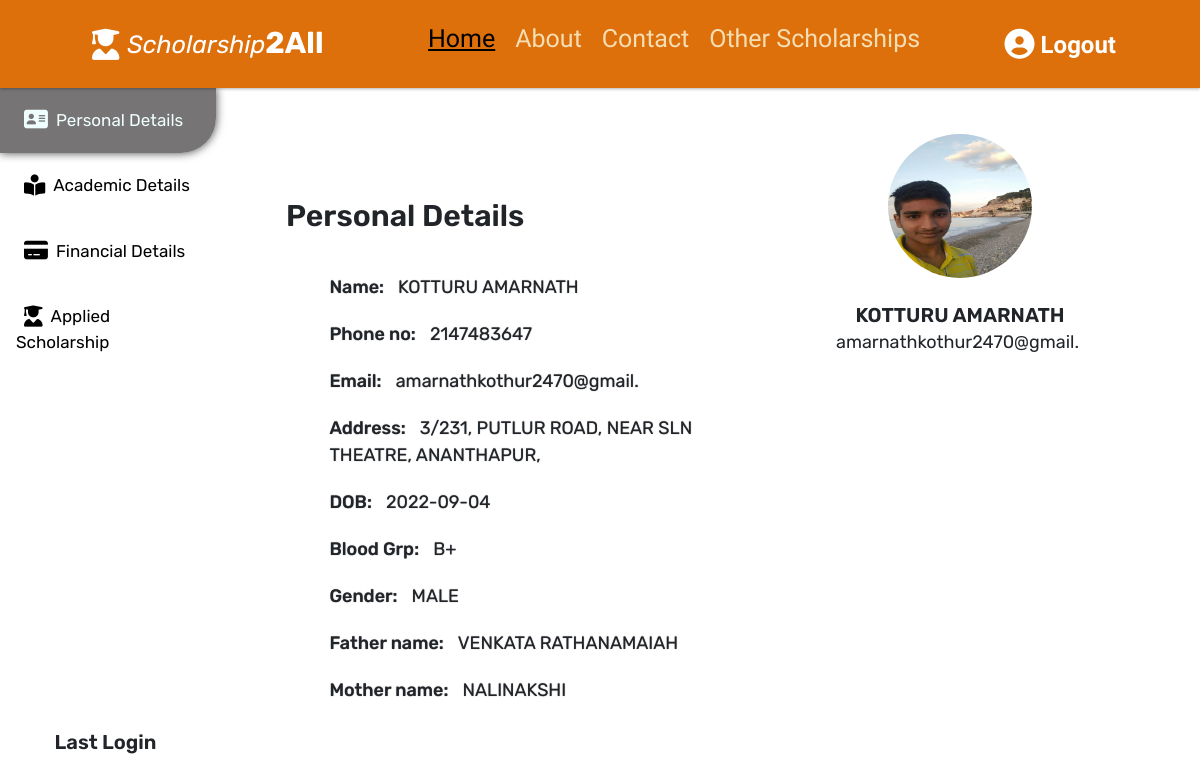
The page /welcome.php (signed in) on the database as committed earlier.
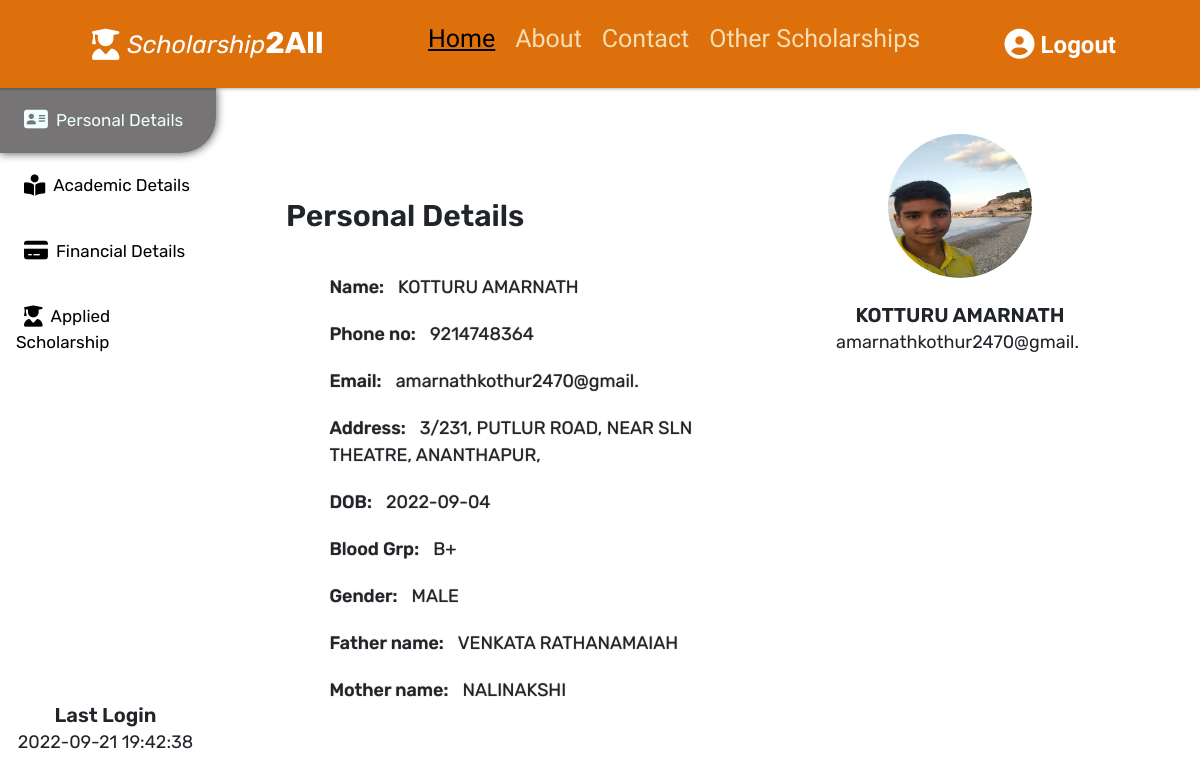
The same page on the database as committed later.
### tables this page shows
CREATE TABLE `personal` (
  `username` varchar(30) NOT NULL,
  `FirstName` varchar(25) NOT NULL,
  `LastName` varchar(25) NOT NULL,
  `DOB` date NOT NULL,
  `Bgrp` varchar(5) NOT NULL,
  `email` varchar(25) NOT NULL,
  `phone` bigint(11) NOT NULL,
  `gender` varchar(10) NOT NULL,
  `FatherName` varchar(25) NOT NULL,
  `FatherOccupation` varchar(25) NOT NULL,
  `MotherName` varchar(25) NOT NULL,
  `MotherOccupation` varchar(25) NOT NULL,
  `fadd` varchar(50) NOT NULL,
  `School` varchar(25) NOT NULL,
  `marks1` int(11) NOT NULL,
  `College` varchar(25) NOT NULL,
  `marks2` int(11) NOT NULL,
  `bank` varchar(25) NOT NULL,
  `ifsc` varchar(25) NOT NULL,
  `Image` varchar(30) NOT NULL DEFAULT 'temp.jpeg'
);

CREATE TABLE `sessionhis` (
  `sessionid` int(11) NOT NULL,
  `username` varchar(25) NOT NULL,
  `startdate` date NOT NULL,
  `starttime` time NOT NULL
);

### welcome.php (the view, shortened to what this page needs)
<?php
include 'connect.php';
$username = $_SESSION['username'];
?>
<!DOCTYPE html>
<html lang="en">
<head>
    <link rel="stylesheet" href="css/profile.css" />
    <link rel="stylesheet" href="https://cdnjs.cloudflare.com/ajax/libs/font-awesome/5.15.4/css/all.min.css" />
    <link href="https://cdn.jsdelivr.net/npm/bootstrap@5.1.3/dist/css/bootstrap.min.css" rel="stylesheet"
 />
</head>
<body>
    <header>
        <a href="Index.php" class="logo"><i class="fas fa-user-graduate fa-lg"></i>Scholarship<b>2All</b></a>
        <nav class="navbar">
            <ul>
                <li>
                    <a href="Index.php" style="color: black;text-decoration: underline;">Home</a>
                </li>
                <li>
                    <a href="about.php">About</a>
                </li>
                <li>
                    <a href="contact.php">Contact</a>
                </li>
                <li>
                    <a href="other2.php">Other Scholarships</a>
                </li>
            </ul>
        </nav>
        <div id="login" class="fas fa-user-circle">
            <a href="logout.php" class="log" class="log"
                style="font-weight: 600;font-family: Kanit, sans-serif;font-size: 80%;">Logout</a>
        </div>
    </header>
    <div class="main">
        <div class="content">
            <div class="tab">
                <button class="tablinks" onclick="openCity(event, '1')" id="defaultOpen"><i
                        class="fa-solid fa-address-card fa-lg"></i>Personal Details</button>
                <button class="tablinks" onclick="openCity(event, '2')"><i
                        class="fa-solid fa-book-open-reader fa-lg"></i>Academic Details</button>
                <button class="tablinks" onclick="openCity(event, '3')"><i
                        class="fa-solid fa-credit-card fa-lg"></i>Financial Details</button>
                <button class="tablinks" onclick="openCity(event, '4')"><i class="fa-solid fa-user-graduate fa-lg"></i>Applied Scholarship</button>
                <div style="display:flex; flex-direction: column; position: relative; align-items: center; justify-content: end; height: 65%; ">
                    <?php
                    $sql2 = "SELECT * FROM sessionhis WHERE username='$username' order by sessionid desc limit 1 OFFSET 1";
                    $result2 = mysqli_query($conn, $sql2);
                    ?>
                    <h3 style="margin: 5px 5px 0 0; font-size: 20px; font-weight:600; display:flex; position: relative; justify-content:space-around;">Last Login</h3>
                    <?php while($row2 = mysqli_fetch_assoc($result2)){ ?>
                    <h3 style="margin: 5px 5px 0 0; font-size: 18px; font-weight:400; display:flex; position: relative; justify-content:space-around;"><?php echo $row2['startdate'];?>       <?php echo $row2['starttime'];?></h3>
                    <?php } ?>
                </div>
            </div>
            <?php
            $sql = "SELECT * FROM personal WHERE username='$username'";
            $result = mysqli_query($conn, $sql);
                while($row = mysqli_fetch_assoc($result)){
                ?>
            <div id="1" class="tabcontent">
                <h3 class="headings">Personal Details</h3>
                <form action="">
                    <div class="input-group">
                        <label class="inputs" for="name">Name: <span class="output"><?php echo $row['FirstName'];?>
                                <?php echo $row['LastName'];?></span></label>
                    </div>
                    <div class="input-group">
                        <label class="inputs" for="phone">Phone no: <span
                                class="output"><?php echo $row['phone'];?></span></label>
                    </div>
                    <div class="input-group">
                        <label for="Email">Email: <span class="output"><?php echo $row['email'];?></span></label>
                    </div>
                    <div class="input-group">
                        <label for="address">Address: <span class="output"><?php echo $row['fadd'];?></span></label>
                    </div>
                    <div class="input-group">
                        <label for="dob">DOB: <span class="output"><?php echo $row['DOB'];?></span></label>
                    </div>
                    <div class="input-group">
                        <label for="BloodGrp">Blood Grp: <span class="output"><?php echo $row['Bgrp'];?></span></label>
                    </div>
                    <div class="input-group">
                        <label for="Gender">Gender: <span class="output"><?php echo $row['gender'];?></span></label>
                    </div>
                    <div class="input-group">
                        <label for="father">Father name: <span
                                class="output"><?php echo $row['FatherName'];?></span></label>
                    </div>
                    <div class="input-group">
                        <label for="mother">Mother name: <span
                                class="output"><?php echo $row['MotherName'];?></span></label>
                    </div>
                </form>
            </div>
        </div>
        <div class="images">
            <img src="schouploads/<?php echo $row["Image"]; ?>" alt="" class="profile" width="30%"
                style="aspect-ratio: 1/1; border-radius:50%">
            <h3 style="margin: 25px 0 0 0; font-size: 20px; font-weight:600"><?php echo $row['FirstName'];?>
                <?php echo $row['LastName'];?></h3>
            <h3 style="margin: 5px 5px 0 0; font-size: 18px; font-weight:400"><?php echo $row['email'];?></h3>
        </div>
        <?php
                }
                ?>
    </div>
</body>
</html>

### css/profile.css (style rules this page uses)
* { font-family: "Rubik", sans-serif; margin: 0; padding: 0; box-sizing: border-box; border: none; outline: none; text-decoration: none; transition: all 0.2s linear; }
body { height: 100vh; }
a:link { color: none; }
html { font-size: 62.5%; overflow-x: hidden; }
header { width: 100%; display: flex; align-items: center; justify-content: space-between; position: relative; top: 0; left: 0; padding: 1.5rem 7%; z-index: 1000; background: rgb(221, 112, 11); box-shadow: 0 0.1rem 0.3rem rgba(0, 0, 0, 0.3); text-decoration: none; }
header .logo { color: whitesmoke; font-size: 2.5rem; font-style: oblique; font-stretch: expanded; text-decoration: none; left: -30%; padding-left: none; }
header i { top: 70%; }
b { font-weight: 900; font-size: 120%; font-style: normal; text-decoration: none; }
a:link { color: white; }
header .navbar ul { width: 100%; display: flex; align-items: center; justify-content: space-between; list-style: none; text-decoration: none; }
header .navbar ul li { margin: 0 1rem; text-decoration: none; }
header .navbar ul li a { font-size: 250%; color: wheat; text-decoration: none; font-family: "Kanit", sans-serif; font-weight: 500; bottom: -50%; }
header #login { font-size: 3rem; color: rgb(255, 255, 255); cursor: pointer; text-decoration: none; }
header .log { display: flex; align-items: center; justify-content: space-between; color: white; float: right; font-size: 75%; padding-left: 6px; padding-top: 4px; text-decoration: none; }
.log:link { color: rgb(255, 255, 255); }
.main { width: 100%; height: 90%; display: flex; flex-direction: row; position: relative; align-items: center; justify-content: center; }
.content { width: 60%; display: flex; align-items: flex-start; justify-content: flex-start; position: relative; align-self: start; height: 90%; }
.images { width: 40%; height: 90%; margin-top: 0px; display: flex; flex-direction: column; position: relative; align-items: center; justify-content: flex-start; top: 10px; }
.tab { float: left; width: 30%; height: 90%; }
.tab button { display: block; background-color: inherit; color: black; padding: 20px 16px; width: 100%; border: none; outline: none; text-align: left; cursor: pointer; transition: 0.3s; font-size: 17px; border-radius: 0 0 35px 0; overflow: none; }
.tab button.active { background-color: rgba(92, 90, 90, 0.84); color: azure; box-shadow: 0 0 10px rgba(0, 0, 0, 0.729); }
.tabcontent { display: flex; flex-direction: column; justify-content: center; align-items: center; position: relative; padding-left: 70px; width: 70%; padding-top: 10vh; border-left: none; height: 90%; }
.headings { font-weight: 600; font-size: 30px; margin: 30px 0; }
i { padding: 2px 8px; }
form { width: 100%; display: flex; justify-content: center; align-items: center; flex-direction: column; }
.input-group { flex-direction: row; position: relative; width: 40%; display: inline-block; left: 10%; height: 100%; padding: 10px 0px; font-size: 1rem; background: transparent; outline: none; transition: 0.3s; overflow: none; font-size: 18px; text-shadow: 0 0 1px rgba(0, 0, 0, 0.588); font-weight: 500; }
.output { font-weight: 400; padding-left: 10px; }

Rows that differ between the two databases and show on the page:
added sessionhis: startdate "2022-09-21", starttime "19:42:38"
changed personal "KOTTURU": phone "2147483647" → "9214748364"
